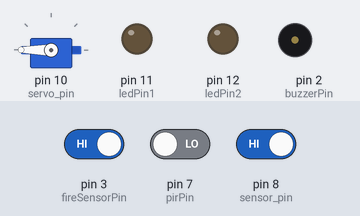
This sketch was run on a simulated Arduino Uno, built with avr-gcc and run on an emulated ATmega328P. Shown: servo, output pins drawn as LEDs (lit = HIGH), buzzer (waves = sounding, pin HIGH). Inputs (shaded band) come from the test bench; at power-on: pin 3 (fireSensorPin) HIGH, pin 7 (pirPin) LOW, pin 8 (sensor_pin) HIGH.

Above: at 1.8 s.
1.9 s: pin 3 (fireSensorPin) driven LOW
At 3.2 s:
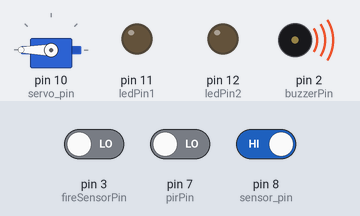
3.5 s: pin 7 (pirPin) driven HIGH
At 4.5 s:
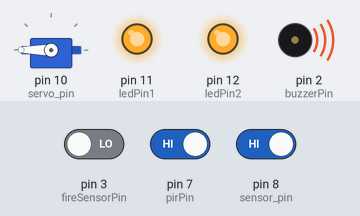
5.0 s: pin 8 (sensor_pin) driven LOW
At 5.8 s:
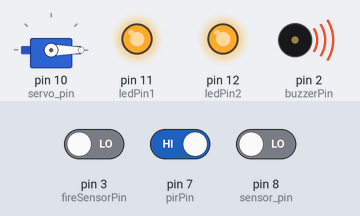
6.5 s: pin 3 (fireSensorPin) driven HIGH
At 6.9 s:
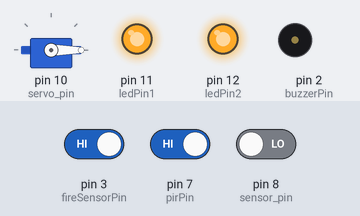
8.0 s: pin 7 (pirPin) driven LOW
At 9.2 s:
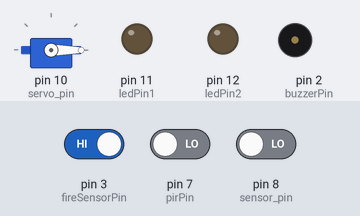
9.5 s: pin 3 (fireSensorPin) driven LOW
At 10.3 s:
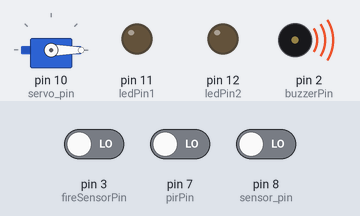
Timing chart, 0 to 12.0 s (numbered marks = the images above; inputs shaded):
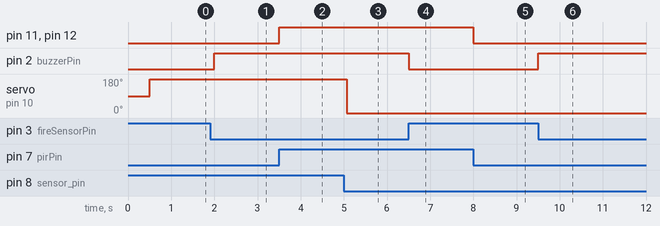

The sketch:

IOT_Project.ino
```cpp
#include<Servo.h>
//IR SENSOR + Server Motor
Servo s1;
int sensor_pin=8;
int servo_pin=10;
int val;

//FLAME SENSOR + BUZZER
const int buzzerPin=2;
const int fireSensorPin=3;

//PIR SENSOR + LED
//the time we give the sensor to calibrate (10-60 secs according to the datasheet)
int calibrationTime = 30;

//the time when the sensor outputs a low impulse
long unsigned int lowIn;

//the amount of milliseconds the sensor has to be low
//before we assume all motion has stopped
long unsigned int pause = 10000;

boolean lockLow = true;
boolean takeLowTime;

int pirPin = 7;    //the digital pin connected to the PIR sensor's output
int ledPin1 = 11;
int ledPin2 = 12;
 //the digital pin connected to the LED output
void setup()
{
  //IR SENSOR + Server Motor
  pinMode(sensor_pin,INPUT);
  s1.attach(servo_pin);//setvo_pin=10

  //FLAME SENSOR + BUZZER
   Serial.begin(9600);
   pinMode(buzzerPin,OUTPUT);
   pinMode(fireSensorPin,INPUT);

   //PIR SENSOR + LED
   Serial.begin(9600);
  pinMode(pirPin, INPUT);
  pinMode(ledPin1, OUTPUT);
  pinMode(ledPin2, OUTPUT);

  //pinMode(Buzzer, OUTPUT);
  digitalWrite(pirPin, LOW);

}

void loop()
 {
  //IR SENSOR + Server Motor
  val=digitalRead(sensor_pin);
  if(val==0)
   {
    s1.write(0);
   }
  if(val==1)
   {
     delay(500);
    s1.write(200);
   }

  //FLAME SENSOR + BUZZER
    int fireValue=digitalRead(fireSensorPin);
   // Serial.println(fireValue);
    if(fireValue==0)
     {
      digitalWrite(buzzerPin,HIGH);
     }
    else
     {
     digitalWrite(buzzerPin,LOW);
     }

    //PIR SENSOR + LED
    if(digitalRead(pirPin) == HIGH)
     {
       digitalWrite(ledPin1, HIGH);
       digitalWrite(ledPin2, HIGH);

       delay(5); //the led visualizes the sensors output pin state

       if(lockLow)
        {
         //makes sure we wait for a transition to LOW before any further output is made:
         lockLow = false;

         delay(50);
         }
         takeLowTime = true;
      }

     if(digitalRead(pirPin) == LOW)
      {
       digitalWrite(ledPin1, LOW);
       digitalWrite(ledPin2, LOW);

        //the led visualizes the sensors output pin state
       //noTone(Buzzer);
       if(takeLowTime)
       {
        lowIn = millis();          //save the time of the transition from high to LOW
        takeLowTime = false;       //make sure this is only done at the start of a LOW phase
        }
       //if the sensor is low for more than the given pause,
       //we assume that no more motion is going to happen
       if(!lockLow && millis() - lowIn > pause)
        {
           //makes sure this block of code is only executed again after
           //a new motion sequence has been detected
           lockLow = true;

           delay(50);
        }
       }
}//78
```

Measured:
- after the input at 1.9 s, pin 2 (buzzerPin): LOW → HIGH after 0.10 s
- after the input at 3.5 s, pin 11 (ledPin1), pin 12 (ledPin2): LOW → HIGH at once
- after the input at 5.0 s, servo on pin 10 (servo_pin): 180° → 0° after 0.07 s
- after the input at 6.5 s, pin 2 (buzzerPin): HIGH → LOW at once
- after the input at 8.0 s, pin 11 (ledPin1), pin 12 (ledPin2): HIGH → LOW at once
- after the input at 9.5 s, pin 2 (buzzerPin): LOW → HIGH at once
